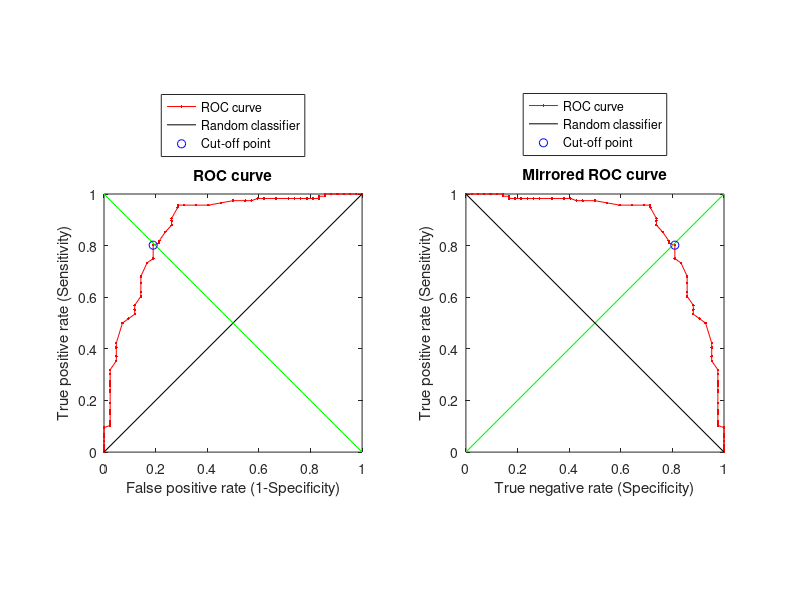

Recreate this plot in MATLAB.
function ROCout=roc2(varargin)
% ROC - Receiver Operating Characteristics.
% The ROC graphs are a useful tecnique for organizing classifiers and
% visualizing their performance. ROC graphs are commonly used in medical
% decision making.
% If you have downloaded partest
% http://www.mathworks.com/matlabcentral/fileexchange/12705
% the routine will compute several data on test performance.
%
% Syntax: ROCout=roc(x,thresholds,alpha,verbose)
%
% Input: x - This is a Nx2 data matrix. The first column is the column of the data value;
%            The second column is the column of the tag: unhealthy (1) and
%            healthy (0).
%        Thresholds - If you want to use all unique values in x(:,1) 
%            then set this variable to 0 or leave it empty; 
%            else set how many unique values you want to use (min=3);
%        alpha - significance level (default 0.05)
%        verbose - if you want to see all reports and plots (0-no; 1-yes by
%        default);
%
% Output: if verbose = 1
%         the ROCplots, the sensitivity and specificity at thresholds; the Area
%         under the curve with Standard error and Confidence interval and
%         comment, Cut-off point for best sensitivity and specificity. 
%         (Optional) the test performances at cut-off point.
%         if ROCout is declared, you will have a struct:
%         ROCout.AUC=Area under the curve (AUC);
%         ROCout.SE=Standard error of the area;
%         ROCout.ci=Confidence interval of the AUC
%         ROCout.co=Cut off point for best sensitivity and sensibility
%         ROCdata.xr and ROCdata.yr points for ROC plot
%
% USING roc WITHOUT ANY DATA, IT WILL RUN A DEMO
%
%           Created by Giuseppe Cardillo
%           giuseppe.cardillo-edta@poste.it
%
% To cite this file, this would be an appropriate format:
% Cardillo G. (2008) ROC curve: compute a Receiver Operating Characteristics curve.
% http://www.mathworks.com/matlabcentral/fileexchange/19950

%Input Error handling
args=cell(varargin);
nu=numel(args);
if isempty(nu)
    error('Warning: almost the data matrix is required')
elseif nu>4
    error('Warning: Max four input data are required')
end
default.values = {[165 1;140 1;154 1;139 1;134 1;154 1;120 1;133 1;150 1;...
146 1;140 1;114 1;128 1;131 1;116 1;128 1;122 1;129 1;145 1;117 1;140 1;...
149 1;116 1;147 1;125 1;149 1;129 1;157 1;144 1;123 1;107 1;129 1;152 1;...
164 1;134 1;120 1;148 1;151 1;149 1;138 1;159 1;169 1;137 1;151 1;141 1;...
145 1;135 1;135 1;153 1;125 1;159 1;148 1;142 1;130 1;111 1;140 1;136 1;...
142 1;139 1;137 1;187 1;154 1;151 1;149 1;148 1;157 1;159 1;143 1;124 1;...
141 1;114 1;136 1;110 1;129 1;145 1;132 1;125 1;149 1;146 1;138 1;151 1;...
147 1;154 1;147 1;158 1;156 1;156 1;128 1;151 1;138 1;193 1;131 1;127 1;...
129 1;120 1;159 1;147 1;159 1;156 1;143 1;149 1;160 1;126 1;136 1;150 1;...
136 1;151 1;140 1;145 1;140 1;134 1;140 1;138 1;144 1;140 1;140 1;159 0;...
136 0;149 0;156 0;191 0;169 0;194 0;182 0;163 0;152 0;145 0;176 0;122 0;...
141 0;172 0;162 0;165 0;184 0;239 0;178 0;178 0;164 0;185 0;154 0;164 0;...
140 0;207 0;214 0;165 0;183 0;218 0;142 0;161 0;168 0;181 0;162 0;166 0;...
150 0;205 0;163 0;166 0;176 0;],0,0.05,1};
default.values(1:nu) = args;
[x threshold alpha verbose] = deal(default.values{:});
if isvector(x)
    error('Warning: X must be a matrix')
end
if ~all(isfinite(x(:))) || ~all(isnumeric(x(:)))
    error('Warning: all X values must be numeric and finite')
end
x(:,2)=logical(x(:,2));
if all(x(:,2)==0)
    error('Warning: there are only healthy subjects!')
end
if all(x(:,2)==1)
    error('Warning: there are only unhealthy subjects!')
end
if nu>=2
    if isempty(threshold)
        threshold=0;
    else
        if ~isscalar(threshold) || ~isnumeric(threshold) || ~isfinite(threshold)
            error('Warning: it is required a numeric, finite and scalar THRESHOLD value.');
        end
        if threshold ~= 0 && threshold <3
            error('Warning: Threshold must be 0 if you want to use all unique points or >=2.')
        end
    end
    if nu>=3
        if isempty(alpha)
            alpha=0.05;
        else
            if ~isscalar(alpha) || ~isnumeric(alpha) || ~isfinite(alpha)
                error('Warning: it is required a numeric, finite and scalar ALPHA value.');
            end
            if alpha <= 0 || alpha >= 1 %check if alpha is between 0 and 1
                error('Warning: ALPHA must be comprised between 0 and 1.')
            end
        end
    end
    if nu==4
        verbose=logical(verbose);
    end
end
clear args default nu

tr=repmat('-',1,80);
lu=length(x(x(:,2)==1)); %number of unhealthy subjects
lh=length(x(x(:,2)==0)); %number of healthy subjects
z=sortrows(x,1);
if threshold==0
    labels=unique(z(:,1));%find unique values in z
else
    K=linspace(0,1,threshold+1); K(1)=[];
    labels=quantile(unique(z(:,1)),K)';
end
ll=length(labels); %count unique value
a=zeros(ll,2); %array preallocation
ubar=mean(x(x(:,2)==1),1); %unhealthy mean value
hbar=mean(x(x(:,2)==0),1); %healthy mean value
for K=1:ll
    if hbar<ubar
        TP=length(x(x(:,2)==1 & x(:,1)>labels(K)));
        FP=length(x(x(:,2)==0 & x(:,1)>labels(K)));
        FN=length(x(x(:,2)==1 & x(:,1)<=labels(K)));
        TN=length(x(x(:,2)==0 & x(:,1)<=labels(K)));
    else
        TP=length(x(x(:,2)==1 & x(:,1)<labels(K)));
        FP=length(x(x(:,2)==0 & x(:,1)<labels(K)));
        FN=length(x(x(:,2)==1 & x(:,1)>=labels(K)));
        TN=length(x(x(:,2)==0 & x(:,1)>=labels(K)));
    end
    a(K,:)=[TP/(TP+FN) TN/(TN+FP)]; %Sensitivity and Specificity
end

if hbar<ubar
    xroc=flipud([1; 1-a(:,2); 0]); yroc=flipud([1; a(:,1); 0]); %ROC points
    labels=flipud(labels);
else
    xroc=[0; 1-a(:,2); 1]; yroc=[0; a(:,1); 1]; %ROC points
end

Area=trapz(xroc,yroc); %estimate the area under the curve
%standard error of area
Area2=Area^2; Q1=Area/(2-Area); Q2=2*Area2/(1+Area);
V=(Area*(1-Area)+(lu-1)*(Q1-Area2)+(lh-1)*(Q2-Area2))/(lu*lh);
Serror=realsqrt(V);
%confidence interval
ci=Area+[-1 1].*(realsqrt(2)*erfcinv(alpha)*Serror);
if ci(1)<0; ci(1)=0; end
if ci(2)>1; ci(2)=1; end
%the best cut-off point is the closest point to (0,1)
d=realsqrt(xroc.^2+(1-yroc).^2); %apply the Pitagora's theorem
[~,J]=min(d); %find the least distance
co=labels(J-1); %Set the cut-off point

if verbose
    %z-test
    SAUC=(Area-0.5)/Serror; %standardized area
    p=1-0.5*erfc(-SAUC/realsqrt(2)); %p-value
    %Performance of the classifier
    if Area==1
        str='Perfect test';
    elseif Area>=0.90 && Area<1
        str='Excellent test';
    elseif Area>=0.80 && Area<0.90
        str='Good test';
    elseif Area>=0.70 && Area<0.80
        str='Fair test';
    elseif Area>=0.60 && Area<0.70
        str='Poor test';
    elseif Area>=0.50 && Area<0.60
        str='Fail test';
    else
        str='Failed test - less than chance';
    end
    %display results
    disp('ROC CURVE DATA')
    disp(tr)
    fprintf('Cut-off point\t\tSensivity\tSpecificity\n')
    table=[labels'; yroc(2:end-1)'; 1-xroc(2:end-1)';]';
    fprintf('%0.4f\t\t%0.4f\t\t%0.4f\n',table')
    disp(tr)
    disp(' ')
    disp('ROC CURVE ANALYSIS')
    disp(' ')
    disp(tr)
    str2=['AUC\t\t\tS.E.\t\t\t\t' num2str((1-alpha)*100) '%% C.I.\t\t\tComment\n'];
    fprintf(str2)
    disp(tr)
    fprintf('%0.5f\t\t\t%0.5f\t\t\t%0.5f\t\t%0.5f\t\t\t%s\n',Area,Serror,ci,str)
    disp(tr)
    fprintf('Standardized AUC\t\t1-tail p-value\n')
    fprintf('%0.4f\t\t\t\t%0.6f',SAUC,p)
    if p<=alpha
        fprintf('\t\tThe area is statistically greater than 0.5\n')
    else
        fprintf('\t\tThe area is not statistically greater than 0.5\n')
    end
    disp(' ')
    %display graph
    subplot(1,2,1)
    HR1=plot(xroc,yroc,'r.-');
    hold on
    HRC1=plot([0 1],[0 1],'k');
    plot([0 1],[1 0],'g')
    hold off
    xlabel('False positive rate (1-Specificity)')
    ylabel('True positive rate (Sensitivity)')
    title('ROC curve')
    axis square
    
    subplot(1,2,2)
    HR2=plot(1-xroc,yroc,'r.-');
    hold on
    plot([0 1],[0 1],'g')
    HRC2=plot([0 1],[1 0],'k');
    hold off
    xlabel('True negative rate (Specificity)')
    ylabel('True positive rate (Sensitivity)')
    title('Mirrored ROC curve')
    axis square
    
    %if partest.m was downloaded
    if p<=alpha
        subplot(1,2,1)
        hold on
        HCO1=plot(xroc(J),yroc(J),'bo');
        hold off
        legend([HR1,HRC1,HCO1],'ROC curve','Random classifier','Cut-off point','Location','NorthOutside')
        subplot(1,2,2)
        hold on
        HCO2=plot(1-xroc(J),yroc(J),'bo');
        hold off
        legend([HR2,HRC2,HCO2],'ROC curve','Random classifier','Cut-off point','Location','NorthOutside')
        disp(' ')
        fprintf('Cut-off point for best Sensitivity and Specificity (blu circle in plot)= %0.4f\n',co)
        disp('In the ROC plot, the cut-off point is the closest to [0,1] point or, if you want, the closest to the green line')
        disp('Press a key to continue'); pause
        %table at cut-off point
        if hbar<ubar
            TP=length(x(x(:,2)==1 & x(:,1)>co));
            FP=length(x(x(:,2)==0 & x(:,1)>co));
            FN=length(x(x(:,2)==1 & x(:,1)<=co));
            TN=length(x(x(:,2)==0 & x(:,1)<=co));
        else
            TP=length(x(x(:,2)==1 & x(:,1)<co));
            FP=length(x(x(:,2)==0 & x(:,1)<co));
            FN=length(x(x(:,2)==1 & x(:,1)>=co));
            TN=length(x(x(:,2)==0 & x(:,1)>=co));
        end
        cotable=[TP FP; FN TN];
        disp('Table at cut-off point')
        disp(cotable)
        disp(' ')
        try
            partest(cotable)
        catch ME
            disp(ME)
            disp('If you want to calculate the test performance at cutoff point please download partest.m from Fex')
            disp('http://www.mathworks.com/matlabcentral/fileexchange/12705')
        end
    end
end
if nargout
    ROCout.AUC=Area;
    ROCout.SE=Serror;
    ROCout.ci=ci;
    ROCout.co=co;
    ROCout.xr=xroc;
    ROCout.yr=yroc;
end